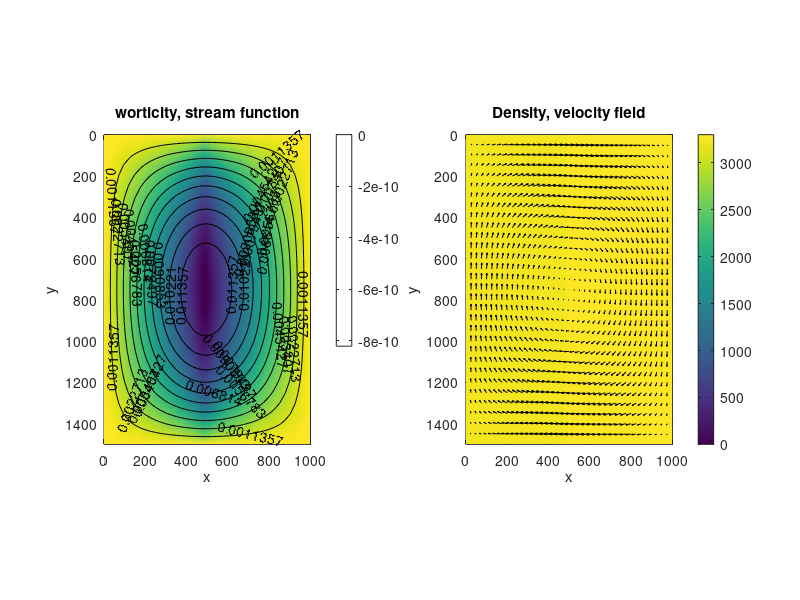

Source code (MATLAB):
% Solution of 2D Stokes and continuity equations with finite differences
% on a regular grid using stream function - vorticity formulation
% for a medium with constant viscosity

% Clean all variables
clear all;
% Clear all figures
clf;

% Numerical model parameters
% Model size, m
xsize=1000000; % Horizontal
ysize=1500000; % Vertical

% Numbers of nodes
xnum=41; % Horizontal
ynum=31; % Vertical
% Grid step
xstp=xsize/(xnum-1); % Horizontal
ystp=ysize/(ynum-1); % Vertical

% Model viscosity
eta=1e+21;

% Gravity acceleration directed downward
gy=10; % m/s^2

% Making vectors for nodal points positions
x=0:xstp:xsize; % Horizontal
y=0:ystp:ysize; % Vertical

% Creating array for density structure (two vertical layers)
rho=zeros(ynum,xnum);
for i=1:1:ynum
  for j=1:1:xnum
    % Horizontal position of the nodal point
    if(x(j)<xsize/2)
        rho(i,j)=3200;  % left layer
    else
        rho(i,j)=3300;  % right layer
    end
  end
end

% Matrix of coefficients initialization
L=sparse(xnum*ynum,xnum*ynum);
% Vector of right part initialization
R=zeros(xnum*ynum,1);

% Solving Poisson equation for worticity
% d2OMEGA/dx2+d2OMEGA/dy2=gy*dRHO/dx
% Composing matrix of coefficients L()
% and vector (column) of right parts R()
% Boundary conditions: OMEGA=0
% Process all Grid points
for i=1:1:ynum
  for j=1:1:xnum
    % Global index for current node
    k=(j-1)*ynum+i;
    %Boundary nodes OMEGA=0
    if(i==1 || i==ynum || j==1 || j==xnum)
        L(k,k)=1;
        R(k,1)=0;
    %Internal nodes
    else
        %Left part: d2OMEGA/dx2+d2OMEGA/dy2
        L(k,k-ynum)=1/xstp^2;
        L(k,k-1)=1/ystp^2;
        L(k,k)=-2/xstp^2-2/ystp^2;
        L(k,k+1)=1/ystp^2;
        L(k,k+ynum)=1/xstp^2;
        % Right part: gy*dRHO/dx
        R(k,1)=gy/eta*(rho(i,j+1)-rho(i,j-1))/2/xstp;
    end
  end
end
   
%Obtaining vector of solutions S()
S=L\R;

% Reload solutions S() to 2D vorticity array OMEGA()
OMEGA=zeros(ynum,xnum);
% Process all Grid points
for i=1:1:ynum
  for j=1:1:xnum
    % Global index for current node
    k=(j-1)*ynum+i;
    OMEGA(i,j)=S(k);
  end
end

% Solving Poisson equation for stream function
% d2PSI/dx2+d2PSI/dy2=OMEGA
% Simplified procedure as below is only possible 
% when boundary conditions for OMEGA and PSI are the same
% othervise i,j cycle is needed as in the previous case
%L=L; % Left parts remain the same
R=S; % Creates right parts from previous solution

%Obtaining vector of solutions S()
S=L\R;

% Reload solutions S() to 2D stream function array PSI()
PSI=zeros(ynum,xnum);
% Process all Grid points
for i=1:1:ynum
  for j=1:1:xnum
    % Global index for current node
    k=(j-1)*ynum+i;
    PSI(i,j)=S(k);
  end
end


% Compute vx,vy for internal nodes
vx=zeros(ynum,xnum);
vy=zeros(ynum,xnum);
% Process internal Grid points
for i=2:1:ynum-1
  for j=2:1:xnum-1
    % vx=dPSI/dy
    vx(i,j)=(PSI(i+1,j)-PSI(i-1,j))/2/xstp;
     % vy=-dPSI/dx
    vy(i,j)=-(PSI(i,j+1)-PSI(i,j-1))/2/xstp;
  end
end


%Plotting solution
% Making new figure
figure(1);

% Plotting vorticity as colormap
subplot(1,2,1);
pcolor(x/1000,y/1000,OMEGA);      % making colormap
shading interp;     % making smooth transitions between colors
colorbar;           % showing colorbar for the map% Plotting Stream function as contours

hold on;            % continuing plotting on the colormap 
[C, h] = contour (x/1000,y/1000,PSI,'k'); % drawing stream funtcion isolines
clabel(C,h,'Color','k');        % labelling the isolines
hold off;           % stop plotting on the colormap

caxis([min(min(OMEGA)) max(max(OMEGA))]); % use color limits for OMEGA
box on;             % making box around the plot
title('worticity, stream function'); % title of the plot
xlabel('x');        % title of horizontal axis
ylabel('y');        % title of vertical axis
axis([0 xsize/1000 0 ysize/1000]); % Making axes limits
axis ij image ;     % direct vertical axis downward, make proper dimensions

% Plotting density as colormap
subplot(1,2,2);
pcolor(x/1000,y/1000,rho);      % making colormap
shading interp;     % making smooth transitions between colors
colorbar;           % showing colorbar for the map

hold on;            % continuing plotting on the colormap 

% Plotting velocity vector as arrows using internal nodes only
quiver(x(2:1:xnum-1)/1000,y(2:1:ynum-1)/1000,vx(2:1:ynum-1,2:1:xnum-1),vy(2:1:ynum-1,2:1:xnum-1),'k'); % making field of arrows

hold off;           % stop plotting on the colormap

box on;             % making box around the plot
title('Density, velocity field');   % title of the plot
xlabel('x');        % title of horizontal axis
ylabel('y');        % title of vertical axis
axis([0 xsize/1000 0 ysize/1000]); % Making axes limits
axis ij image ;     % direct vertical axis downward, make proper dimensions
